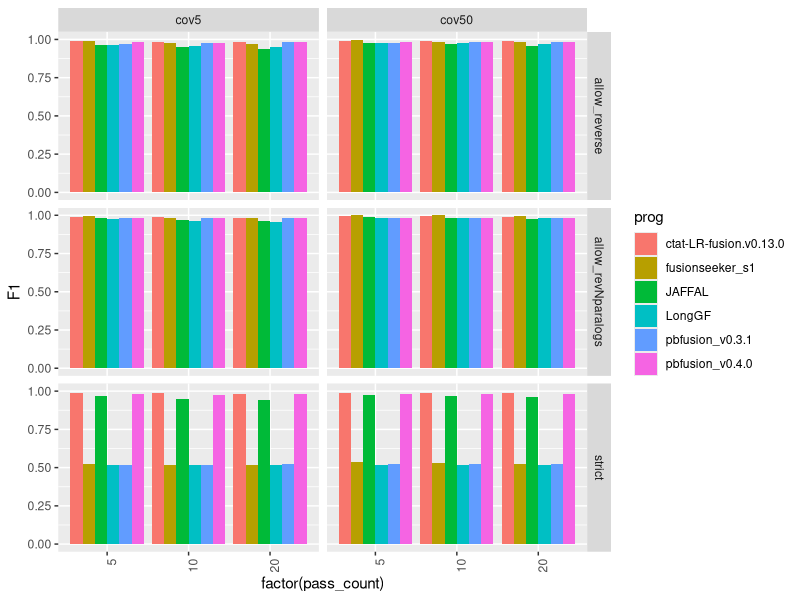
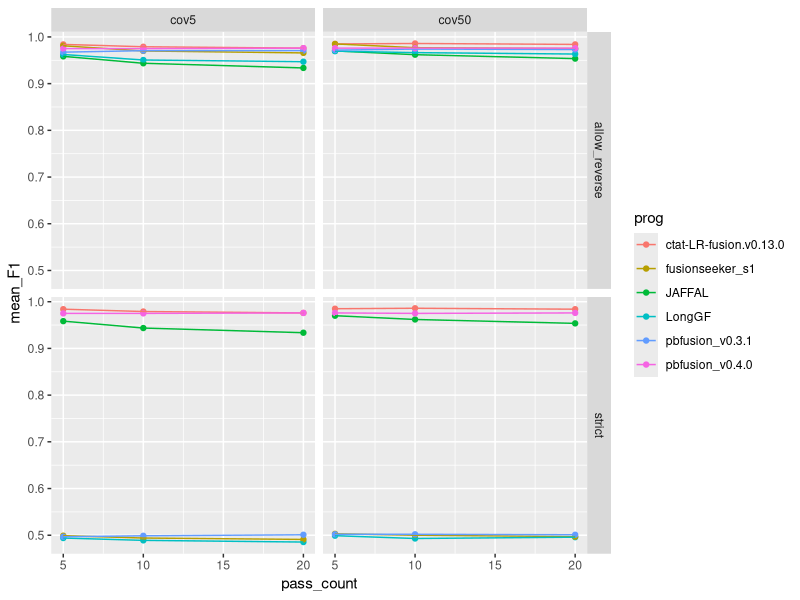
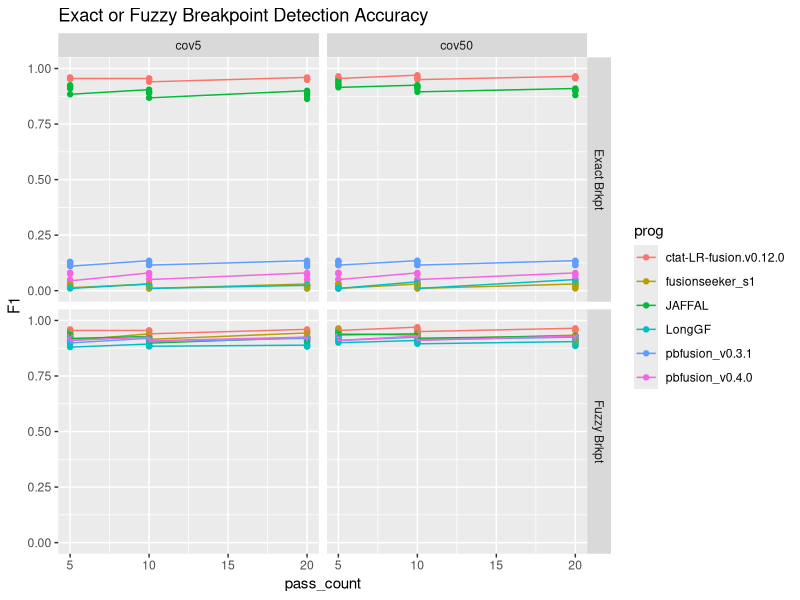
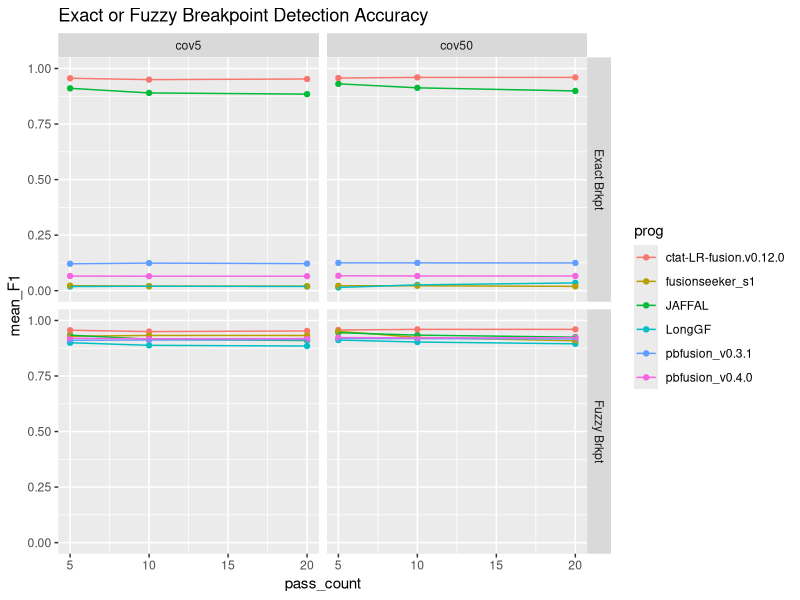
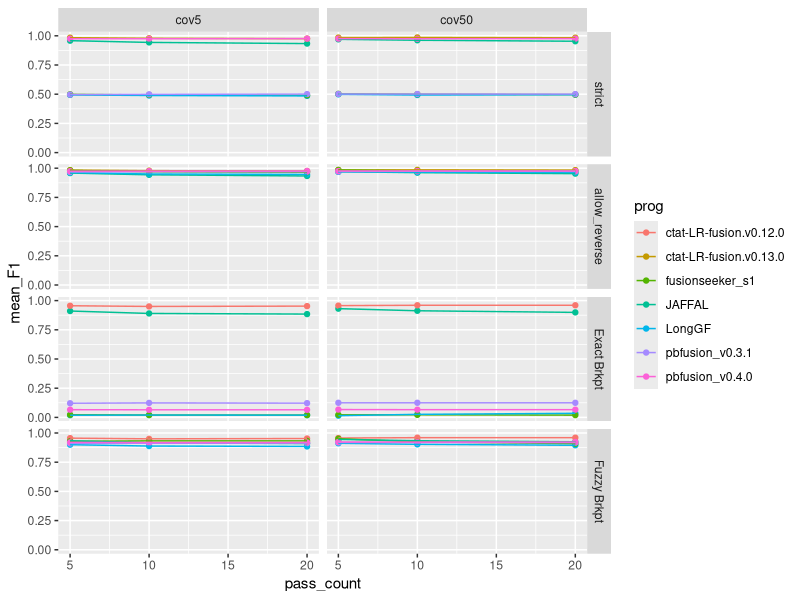
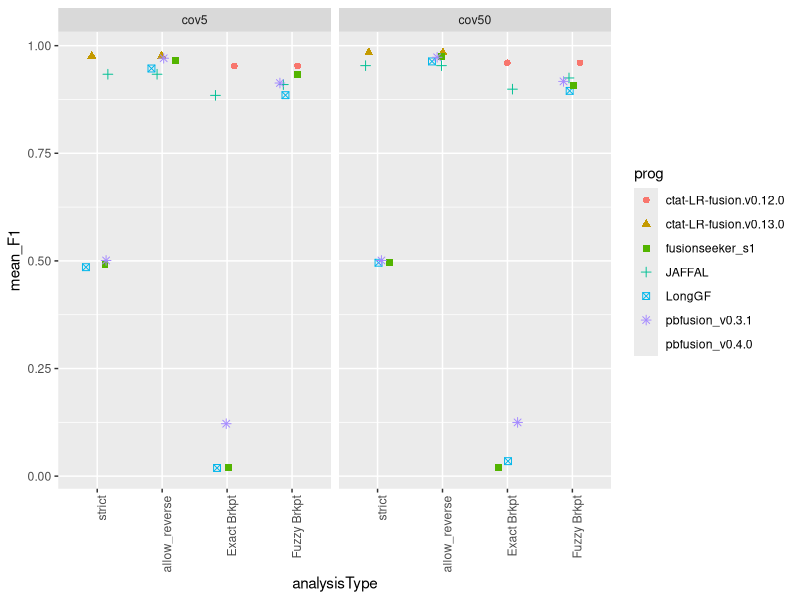
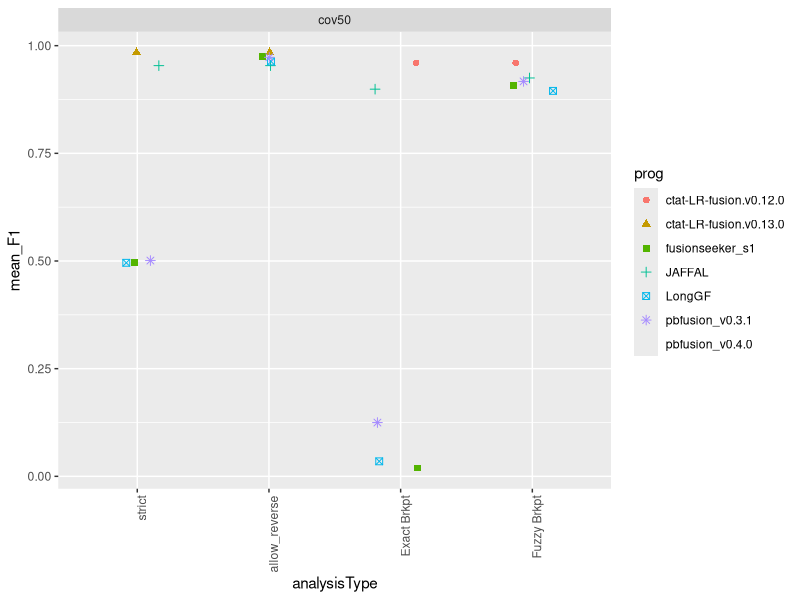
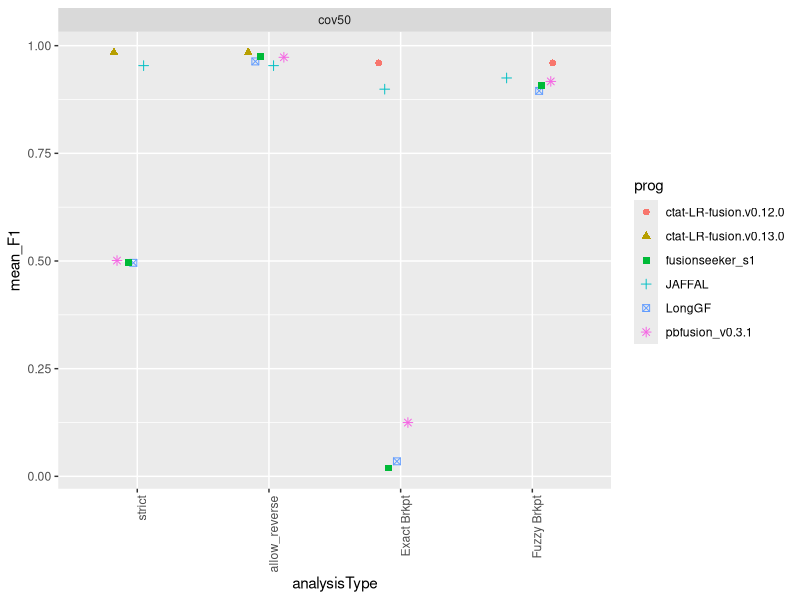

Recreate these plots in R, in order.
## ---- chunk 1
knitr::opts_chunk$set(echo = TRUE)
library(tidyverse)
## ---- chunk 2

max_F1_data = read.table("data/max_F1_summary.tsv", header=T, sep="\t") %>% 
    filter(! grepl("flair", prog)) %>%
 mutate(pass_count = as.numeric(str_replace(pass_count, "pass", ""))) 

## ---- chunk 3

# barplot

p_barplot = max_F1_data %>% ggplot(aes(x=factor(pass_count), y=F1)) +
        geom_bar(stat='identity', position='dodge', aes(fill=prog)) +
        facet_grid(vars(analysisType), vars(coverage_level)) + 
    theme(axis.text.x = element_text(angle = 90, hjust = 1)) 

p_barplot

## ---- chunk 4


mean_samples_F1 = max_F1_data %>% 
    group_by(rep_num, coverage_level, pass_count, prog, analysisType) %>%
    summarize(mean_F1 = mean(F1))


mean_samples_F1 %>%
        filter(analysisType %in% c('strict', 'allow_reverse')) %>%
        ggplot() +
        geom_point(aes(x=pass_count, y=mean_F1, color=prog)) +
        geom_line(aes(x=pass_count, y=mean_F1, group=prog, color=prog)) +
        facet_grid(vars(analysisType), vars(coverage_level))


## ---- chunk 5
breakpoint_data = read.table("data/breakpoint_maxF1_data.tsv", sep="\t", header=T) %>%
    mutate(pass_count = as.numeric(str_replace(pass_count, "pass", ""))) %>%
    filter(prog != 'flairfusion')
    


breakpoint_data$coverage_level = factor(breakpoint_data$coverage_level, levels=c('cov5', 'cov50'))

brkpt_accuracy_plot = breakpoint_data %>% ggplot() +
        geom_point(aes(x=pass_count, y=F1, color=prog)) +
        geom_line(aes(x=pass_count, y=F1, group=prog, color=prog)) +
        facet_grid(vars(analysisType), vars(coverage_level)) +
        ggtitle("Exact or Fuzzy Breakpoint Detection Accuracy") +
        ylim(0,1)



brkpt_accuracy_plot 

## ---- chunk 6

breakpoint_mean_F1_stats = breakpoint_data %>% group_by(coverage_level, pass_count, analysisType, prog) %>% 
    summarize(mean_F1 = mean(F1, na.rm=T))


breakpoint_mean_F1_stats %>% ggplot() +
        geom_point(aes(x=pass_count, y=mean_F1, color=prog)) +
        geom_line(aes(x=pass_count, y=mean_F1, group=prog, color=prog)) +
        facet_grid(vars(analysisType), vars(coverage_level)) +
        ggtitle("Exact or Fuzzy Breakpoint Detection Accuracy") +
        ylim(0,1) 


## ---- chunk 7

combined_results = bind_rows(mean_samples_F1,
                             breakpoint_mean_F1_stats)

combined_results %>% head()



## ---- chunk 8

combined_results %>%
        filter(analysisType != "allow_revNparalogs") %>%
        ggplot() +
        geom_point(aes(x=pass_count, y=mean_F1, color=prog)) +
        geom_line(aes(x=pass_count, y=mean_F1, group=prog, color=prog)) +
        facet_grid(vars(factor(analysisType, levels=c('strict', 'allow_reverse', 'Exact Brkpt', 'Fuzzy Brkpt'))), vars(coverage_level))

## ---- chunk 9

combined_results %>%
        filter(analysisType != "allow_revNparalogs") %>%
        mutate(pass_count = as.numeric(str_replace(pass_count, "pass", ""))) %>%
        filter(pass_count == 20) %>%
        mutate(analysisType = factor(analysisType, 
                            levels=c('strict', 'allow_reverse', 'Exact Brkpt', 'Fuzzy Brkpt') )) %>%
    ggplot() +
    geom_jitter(aes(x=analysisType, y=mean_F1, color=prog, shape=prog), width=0.2, height=0, size=rel(2)) +

    facet_wrap(~coverage_level) +
     theme(axis.text.x = element_text(angle = 90, hjust = 1)) 
    

## ---- chunk 10

# just cov50

combined_results %>%
        filter(coverage_level == 'cov50') %>%
        filter(analysisType != "allow_revNparalogs") %>%
        mutate(pass_count = as.numeric(str_replace(pass_count, "pass", ""))) %>%
        filter(pass_count == 20) %>%
        mutate(analysisType = factor(analysisType, 
                            levels=c('strict', 'allow_reverse', 'Exact Brkpt', 'Fuzzy Brkpt') )) %>%
    ggplot() +
    geom_jitter(aes(x=analysisType, y=mean_F1, color=prog, shape=prog), width=0.2, height=0, size=rel(2)) +

    facet_wrap(~coverage_level) +
     theme(axis.text.x = element_text(angle = 90, hjust = 1)) 
    
    

## ---- chunk 11

write.table(combined_results %>%
        filter(coverage_level == 'cov50') %>%
        filter(analysisType != "allow_revNparalogs") %>%
        mutate(pass_count = as.numeric(str_replace(pass_count, "pass", ""))) %>%
        filter(pass_count == 20) %>%
        mutate(analysisType = factor(analysisType, 
                            levels=c('strict', 'allow_reverse', 'Exact Brkpt', 'Fuzzy Brkpt') )),
    
    file="PacBio_sim.combined_results.tsv", sep="\t", quote=F, row.names=F)


## ---- chunk 12


# excluding pbfusion v0.4.0 for main fig since ordering issues were corrected after we brought it to their attention. 
# will include the pbvusion v0.4.0 update results in the supp.

# just cov50

combined_results %>%
        filter(coverage_level == 'cov50') %>%
        filter(analysisType != "allow_revNparalogs") %>%
        filter(prog != "pbfusion_v0.4.0") %>%
        mutate(pass_count = as.numeric(str_replace(pass_count, "pass", ""))) %>%
        filter(pass_count == 20) %>%
        mutate(analysisType = factor(analysisType, 
                            levels=c('strict', 'allow_reverse', 'Exact Brkpt', 'Fuzzy Brkpt') )) %>%
    ggplot() +
    geom_jitter(aes(x=analysisType, y=mean_F1, color=prog, shape=prog), width=0.2, height=0, size=rel(2)) +

    facet_wrap(~coverage_level) +
     theme(axis.text.x = element_text(angle = 90, hjust = 1)) 
    
